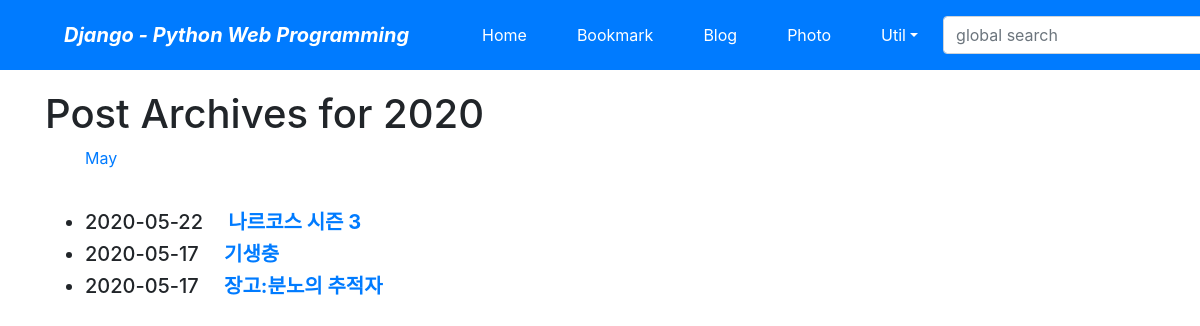
Screenshot of /blog/archive/2020/ with the database file from the repository.
### blog/models.py (models this page shows, shortened)
class Post(models.Model):
    title = models.CharField(verbose_name='TITLE', max_length=50)
    slug = models.SlugField(
        'SLUG', unique=True, allow_unicode=True, help_text='one word for title alias')
    description = models.CharField(
        'DESCRIPTION', max_length=100, blank=True, help_text='simple description text')
    content = models.TextField('CONTENT')
    create_dt = models.DateTimeField('CREATE DATE', auto_now_add=True)
    modify_dt = models.DateTimeField('MODIFY DATE', auto_now=True)
    tags = TaggableManager(blank=True)
    class Meta:
        verbose_name = 'post'
        verbose_name_plural = 'posts'
        db_table = 'blog_posts'
        ordering = ('-modify_dt',)
    def get_absolute_url(self):
        return reverse("blog:post_detail", args=(self.slug,))

### blog/views.py (the view)
# urls.py: path('archive/<int:year>/', views.PostYAV.as_view(), name='post_year_archive'),
class PostYAV(YearArchiveView):
    model = Post
    date_field = 'modify_dt'
    make_object_list = True

### blog/templates/blog/post_archive_year.html (shortened to what this page needs)
{% extends 'base.html' %}
{% block content %}
    <h1>Post Archives for
        {{ year|date:"Y" }}</h1>
    <ul>
        {% for date in date_list %}
            <li style="display: inline;">
                <a href="{% url 'blog:post_month_archive' year|date:'Y' date|date:'b' %}">
                    {{ date|date:"F" }}</a >
            </li>
        {% endfor %}
    </ul>
    <br/>
    <div>
        <ul>
            {% for post in object_list %}
                <li class="h5">
                    {{ post.modify_dt|date:"Y-m-d"}}&emsp;
                    <a href="{{ post.get_absolute_url }}">
                        <strong>{{ post.title }}</strong>
                    </a >
                </li>
            {% endfor %}
        </ul>
    </div>
{% endblock %}

### rows the page displays
Post: modify_dt "2020-05-22", title "나르코스 시즌 3"
Post: modify_dt "2020-05-17", title "기생충"
Post: modify_dt "2020-05-17", title "장고:분노의 추적자"

### other values shown
{{ year|date:"Y" }} "2020"
{{ date|date:"F" }} "May"
